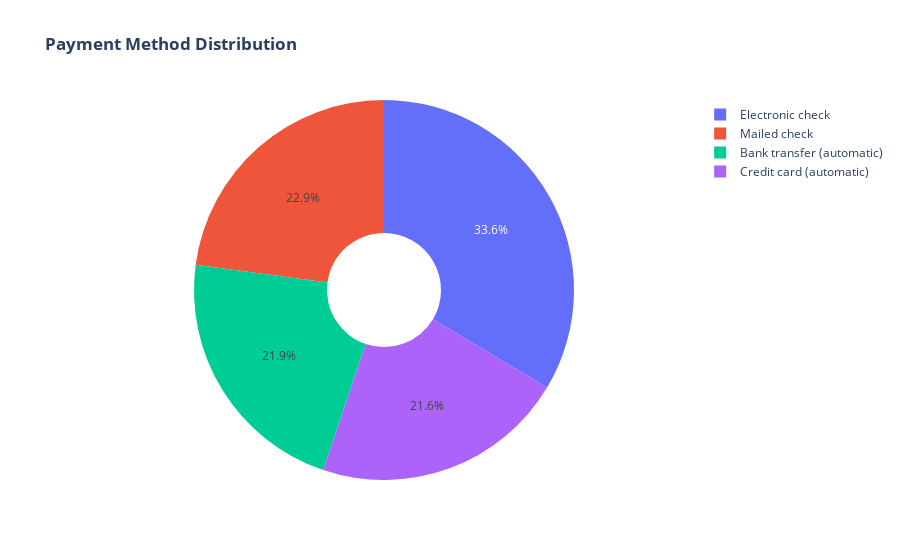

Notebook code for this chart:
### Markdown cell above
* **NON-CHURNED CUSTOMERS (LEFT GROUP):** Among customers who DID NOT churn, there is a healthy mix of all contract types. A large number of these loyal customers are on **ONE-YEAR** and **TWO-YEAR** contracts, indicating that longer commitments are a sign of stability.

* **CHURNED CUSTOMERS (RIGHT GROUP):** The difference is dramatic for customers who DID churn. The VAST MAJORITY of churners are customers on a **MONTH-TO-MONTH** contract. In contrast, the number of churners from ONE-YEAR and TWO-YEAR contracts is extremely low.

* **KEY INSIGHT:** This chart clearly shows that the **CONTRACT TYPE is a POWERFUL PREDICTOR of churn**. The risk of a customer leaving is overwhelmingly concentrated in the MONTH-TO-MONTH segment.

### Code cell
labels = df['PaymentMethod'].unique()
values = df['PaymentMethod'].value_counts()

fig = go.Figure(data=[go.Pie(labels=labels, values=values, hole=.3)])
fig.update_layout(title_text="<b>Payment Method Distribution</b>")
fig.show()

### Figure 1 — Plotly figure (JSON) as saved in the notebook; plotly's stock layout.template omitted (floating-point values rounded to 4 significant figures)
{"data": [{"hole": 0.3, "labels": ["Electronic check", "Mailed check", "Bank transfer (automatic)", "Credit card (automatic)"], "type": "pie", "values": [2365, 1612, 1544, 1522]}], "layout": {"title": {"text": "<b>Payment Method Distribution</b>"}}}
